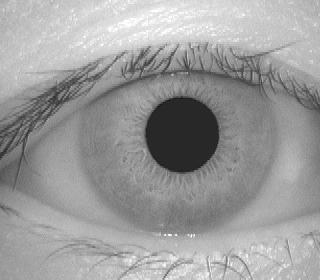
#> input picture media/studentImages/001_1_1.jpg, 320 x 280 px, found by its file name
$ python ipMain.py
#> lines starting #> are read from the running program, lines starting #| are printed output that depends on the picture
### student/IPCode.py
import numpy as np
from cv2 import cv2
import matplotlib.pyplot as plt

class iris:

    def __init__(self,img):

        self.img = img


    # [24 lines left out: function seg, not called in this run]
                #cv2.imshow("Detected Circle", img)


    # Fun to find the keypoints to the new image from the register new student
    def toKP(self):
        sift = cv2.SIFT_create()
        kp1, des1 = sift.detectAndCompute(self.img,None)

        return des1

    # Fun to match between the object(the student iris from front end) and imgsKP (all Keypoints from database) and return the percentage of the matching
    def match(self,imgsKP):

        bf = cv2.BFMatcher()
        imgKP = self.toKP()


        matches = bf.knnMatch(imgKP,imgsKP,k=2)

        good = []
        for m,n in matches:
            if m.distance < 0.8*n.distance:
                good.append([m])

        x = len(imgKP)
        z = len(good)

        r = (z/x)*100
        #print("R = " + str(r) + " %")

        return r


### student/ipMain.py
import numpy as np
from cv2 import cv2
import matplotlib.pyplot as plt
from IPCode import iris  #call my class


#new image to save her KP in database
imgToDB = cv2.imread("001_1_1.jpg")
#> imgToDB is the input picture: shape (280, 320, 3); min 19, max 255, mean 155.9
eyeToDB = iris(imgToDB)
kpToDB = eyeToDB.toKP()
#> in toKP, `kp1, des1 = sift.detectAndCompute(self.img,None)`: kp1 = 290 keypoints; strongest (x, y, size): (183, 134, 51.1), (172, 54, 2.7), (142, 54, 4.7), (164, 265, 2.7)
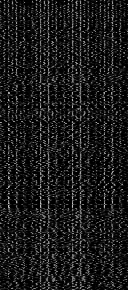
#> kpToDB: shape (290, 128) float32; min 0, max 193, mean 26.4


# iris from front-end to test
imgNew = cv2.imread("001_1_1.jpg")
eyeNew = iris(imgNew)


print(eyeNew.match(kpToDB))
#> in match, `matches = bf.knnMatch(imgKP,imgsKP,k=2)`: matches = 290 matches
#> in match, `x = len(imgKP)`: x = 290
#> in match, `r = (z/x)*100`: r = 100
#| 100.0


cv2.waitKey(0)
cv2.destroyAllWindows()
